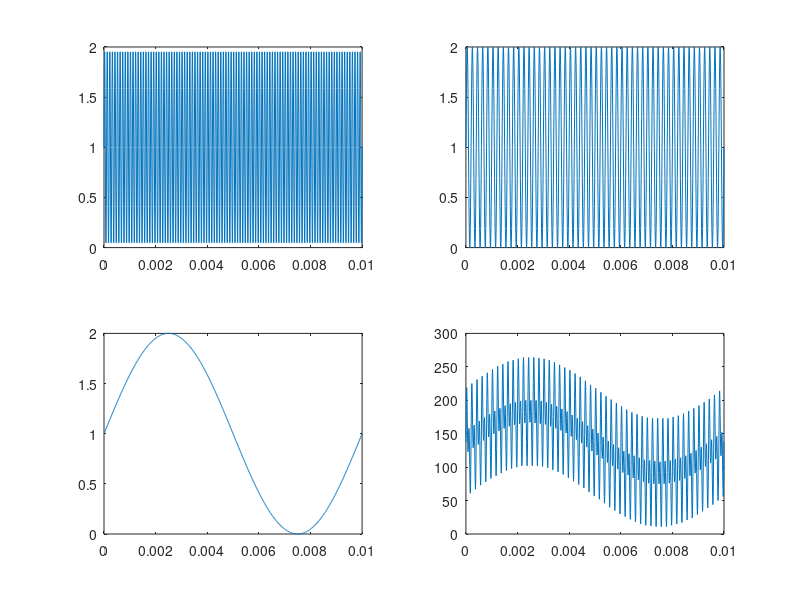
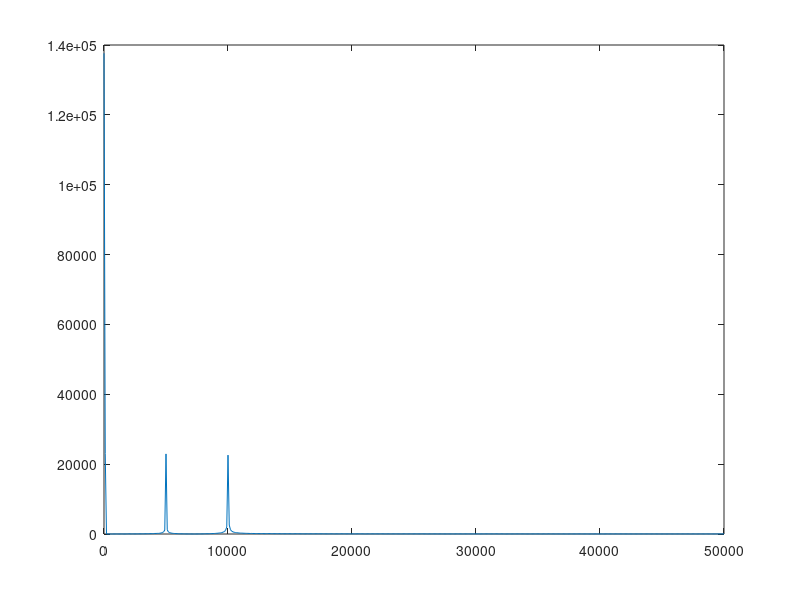

Source code (MATLAB) for these figures, in order: (Note: this script raises an error after producing the figures.)
%%
%Preliminaries
clear;clc;
%%
%Definition of the original signal

%Time vector
t = 0:0.00001:0.01;

%Signal
x1000 = sin(2*pi*10000*t) + 1;
x500 = sin(2*pi*5000*t) + 1;
x100 = sin(2*pi*100*t) + 1;
x = floor(46*(x1000 + x500 + x100));
%% Graficas
figure()
subplot(2,2,1)
plot(t,x1000);
subplot(2,2,2)
plot(t,x500);
subplot(2,2,3)
plot(t,x100);
subplot(2,2,4)
plot(t,x);

%%
%Frequency analysis
L = length(x) - 1;
x_fft = abs(fft(x));
x_fft = x_fft(1:(L/2+1));
f = 100000*(0:(L/2))/L;
figure()
plot(f,x_fft);

%%
%Filter

y = filter(Num,1,x);

figure()
plot(t,y);

%%
%Frequency analysis
L = length(y) - 1;
y_fft = abs(fft(y));
y_fft = y_fft(1:(L/2+1));
f = 100000*(0:(L/2))/L;
figure()
plot(f,y_fft);




